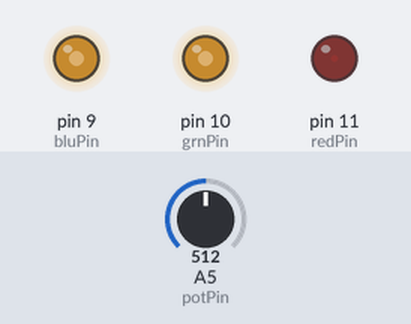
This sketch was run on a simulated Arduino Uno, built with avr-gcc and run on an emulated ATmega328P. On the bench: output pins drawn as LEDs (lit = HIGH). The test bench sets the inputs (shaded band); at power-on: A5 (potPin) = 512.

Above: at 1.2 s.
1.3 s: A5 (potPin) set to 331
At 2.5 s:
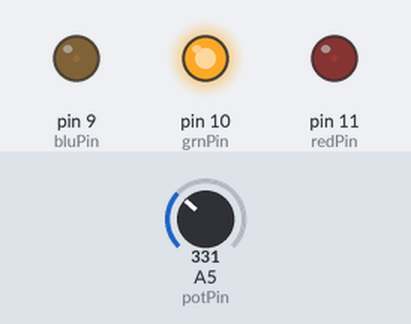
2.8 s: A5 (potPin) set to 511
At 3.8 s:
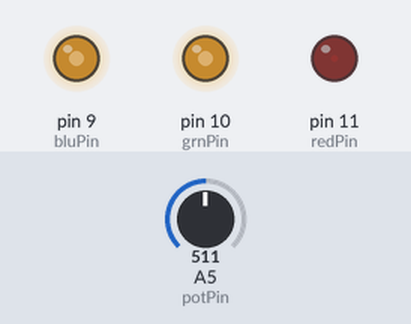
4.3 s: A5 (potPin) set to 692
At 4.9 s:
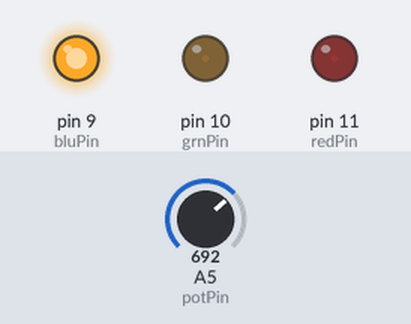
5.8 s: A5 (potPin) set to 900
At 6.1 s:
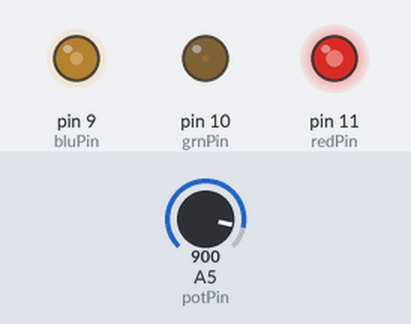
7.3 s: A5 (potPin) set to 1023
At 8.4 s:
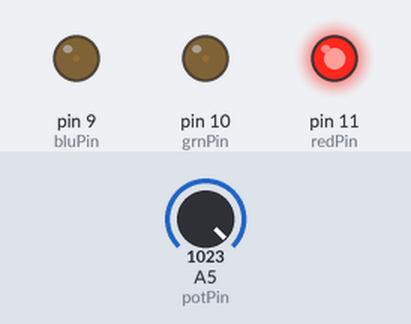
Timing chart, 0 to 9.8 s (numbered marks = the images above; inputs shaded):
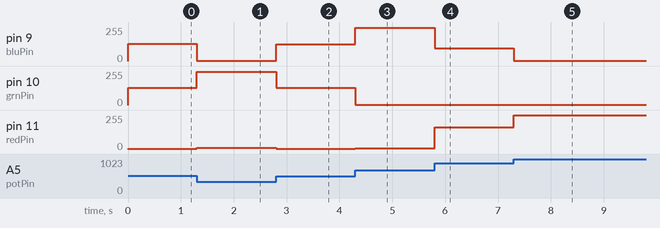

The sketch:

menorah.ino
```cpp
////int A = 7;
////int B = 4;
//////int potentiometerA = A4;
////int potentiometerB = A5;
////
////void setup() {
////  pinMode(A, OUTPUT);
////  pinMode(B, OUTPUT);
//////  pinMode(potentiometerA, INPUT);
////  pinMode(potentiometerB, INPUT);
////  Serial.begin(9600);
////}
////
////int valueToBit(int value) {
////
////}
////
////void loop() {
////  Serial.println(analogRead(potentiometerB));
////  Serial.println(bitRead(analogRead(potentiometerB), 9));
////}
//
//int trans = 7;
//
//// Output
//int redPin = 9;   // Red LED,   connected to digital pin 9
//int grnPin = 10;  // Green LED, connected to digital pin 10
//int bluPin = 11;  // Blue LED,  connected to digital pin 11
//
//// Color arrays
//int black[3]  = { 0, 0, 0 };
//int white[3]  = { 100, 100, 100 };
//int red[3]    = { 100, 0, 0 };
//int green[3]  = { 0, 100, 0 };
//int blue[3]   = { 0, 0, 100 };
//int yellow[3] = { 40, 95, 0 };
//int dimWhite[3] = { 30, 30, 30 };
//// etc.
//
//// Set initial color
//int redVal = black[0];
//int grnVal = black[1];
//int bluVal = black[2];
//
//int wait = 10;      // 10ms internal crossFade delay; increase for slower fades
//int hold = 0;       // Optional hold when a color is complete, before the next crossFade
//int DEBUG = 1;      // DEBUG counter; if set to 1, will write values back via serial
//int loopCount = 60; // How often should DEBUG report?
//int repeat = 3;     // How many times should we loop before stopping? (0 for no stop)
//int j = 0;          // Loop counter for repeat
//
//// Initialize color variables
//int prevR = redVal;
//int prevG = grnVal;
//int prevB = bluVal;
//
//// Set up the LED outputs
//void setup()
//{
//  pinMode(redPin, OUTPUT);   // sets the pins as output
//  pinMode(grnPin, OUTPUT);
//  pinMode(bluPin, OUTPUT);
//  pinMode(trans, OUTPUT);
//  digitalWrite(trans, HIGH);
//
//  if (DEBUG) {           // If we want to see values for debugging...
//    Serial.begin(9600);  // ...set up the serial ouput
//  }
//}
//
//// Main program: list the order of crossfades
////void loop()
////{
////  crossFade(red);
////  crossFade(green);
////  crossFade(blue);
////  crossFade(yellow);
////
////  if (repeat) { // Do we loop a finite number of times?
////    j += 1;
////    if (j >= repeat) { // Are we there yet?
////      exit(j);         // If so, stop.
////    }
////  }
////}
//
///* BELOW THIS LINE IS THE MATH -- YOU SHOULDN'T NEED TO CHANGE THIS FOR THE BASICS
//*
//* The program works like this:
//* Imagine a crossfade that moves the red LED from 0-10,
//*   the green from 0-5, and the blue from 10 to 7, in
//*   ten steps.
//*   We'd want to count the 10 steps and increase or
//*   decrease color values in evenly stepped increments.
//*   Imagine a + indicates raising a value by 1, and a -
//*   equals lowering it. Our 10 step fade would look like:
//*
//*   1 2 3 4 5 6 7 8 9 10
//* R + + + + + + + + + +
//* G   +   +   +   +   +
//* B     -     -     -
//*
//* The red rises from 0 to 10 in ten steps, the green from
//* 0-5 in 5 steps, and the blue falls from 10 to 7 in three steps.
//*
//* In the real program, the color percentages are converted to
//* 0-255 values, and there are 1020 steps (255*4).
//*
//* To figure out how big a step there should be between one up- or
//* down-tick of one of the LED values, we call calculateStep(),
//* which calculates the absolute gap between the start and end values,
//* and then divides that gap by 1020 to determine the size of the step
//* between adjustments in the value.
//*/
//
//int calculateStep(int prevValue, int endValue) {
//  int step = endValue - prevValue; // What's the overall gap?
//  if (step) {                      // If its non-zero,
//    step = 1020/step;              //   divide by 1020
//  }
//  return step;
//}
//
///* The next function is calculateVal. When the loop value, i,
//*  reaches the step size appropriate for one of the
//*  colors, it increases or decreases the value of that color by 1.
//*  (R, G, and B are each calculated separately.)
//*/
//
//int calculateVal(int step, int val, int i) {
//
//  if ((step) && i % step == 0) { // If step is non-zero and its time to change a value,
//    if (step > 0) {              //   increment the value if step is positive...
//      val += 1;
//    }
//    else if (step < 0) {         //   ...or decrement it if step is negative
//      val -= 1;
//    }
//  }
//  // Defensive driving: make sure val stays in the range 0-255
//  if (val > 255) {
//    val = 255;
//  }
//  else if (val < 0) {
//    val = 0;
//  }
//  return val;
//}

/* crossFade() converts the percentage colors to a
*  0-255 range, then loops 1020 times, checking to see if
*  the value needs to be updated each time, then writing
*  the color values to the correct pins.
*/

//void crossFade(int color[3]) {
//  // Convert to 0-255
//  int R = (color[0] * 255) / 100;
//  int G = (color[1] * 255) / 100;
//  int B = (color[2] * 255) / 100;
//
//  int stepR = calculateStep(prevR, R);
//  int stepG = calculateStep(prevG, G);
//  int stepB = calculateStep(prevB, B);
//
//  for (int i = 0; i <= 1020; i++) {
//    redVal = calculateVal(stepR, redVal, i);
//    grnVal = calculateVal(stepG, grnVal, i);
//    bluVal = calculateVal(stepB, bluVal, i);
//
//    analogWrite(redPin, redVal);   // Write current values to LED pins
//    analogWrite(grnPin, grnVal);
//    analogWrite(bluPin, bluVal);
//
//    delay(wait); // Pause for 'wait' milliseconds before resuming the loop
//
//    if (DEBUG) { // If we want serial output, print it at the
//      if (i == 0 or i % loopCount == 0) { // beginning, and every loopCount times
//        Serial.print("Loop/RGB: #");
//        Serial.print(i);
//        Serial.print(" | ");
//        Serial.print(redVal);
//        Serial.print(" / ");
//        Serial.print(grnVal);
//        Serial.print(" / ");
//        Serial.println(bluVal);
//      }
//      DEBUG += 1;
//    }
//  }
//  // Update current values for next loop
//  prevR = redVal;
//  prevG = grnVal;
//  prevB = bluVal;
//  delay(hold); // Pause for optional 'wait' milliseconds before resuming the loop
//}

/*
* Code for making one potentiometer control 3 LEDs, red, grn and blu, or one tri-color LED
* The program cross-fades from red to grn, grn to blu, and blu to red
* Clay Shirky <clay.shirky@nyu.edu>
*/

// INPUT: Potentiometer should be connected to 5V and GND
int potPin = A5; // Potentiometer output connected to analog pin 3
int potVal = 0; // Variable to store the input from the potentiometer

// OUTPUT: Use digital pins 9-11, the Pulse-width Modulation (PWM) pins
// LED's cathodes should be connected to digital GND
int redPin = 11;   // Red LED,   connected to digital pin 9
int grnPin = 10;  // Green LED, connected to digital pin 10
int bluPin = 9;  // Blue LED,  connected to digital pin 11

// Program variables
int redVal = 0;   // Variables to store the values to send to the pins
int grnVal = 0;
int bluVal = 0;

void setup()
{
  pinMode(redPin, OUTPUT);   // sets the pins as output
  pinMode(grnPin, OUTPUT);
  pinMode(bluPin, OUTPUT);
}

// Main program
void loop()
{
  potVal = analogRead(potPin);   // read the potentiometer value at the input pin

  if (potVal < 341)  // Lowest third of the potentiometer's range (0-340)
  {
    potVal = (potVal * 3) / 4; // Normalize to 0-255

    redVal = 256 - potVal;  // Red from full to off
    grnVal = potVal;        // Green from off to full
    bluVal = 1;             // Blue off
  }
  else if (potVal < 682) // Middle third of potentiometer's range (341-681)
  {
    potVal = ( (potVal-341) * 3) / 4; // Normalize to 0-255

    redVal = 1;            // Red off
    grnVal = 256 - potVal; // Green from full to off
    bluVal = potVal;       // Blue from off to full
  }
  else  // Upper third of potentiometer"s range (682-1023)
  {
    potVal = ( (potVal-683) * 3) / 4; // Normalize to 0-255

    redVal = potVal;       // Red from off to full
    grnVal = 1;            // Green off
    bluVal = 256 - potVal; // Blue from full to off
  }
  analogWrite(redPin, redVal);   // Write values to LED pins
  analogWrite(grnPin, grnVal);
  analogWrite(bluPin, bluVal);
}
```

Measured:
- after the input at 1.3 s, pin 9 (bluPin): 128/255 → 1/255 at once; pin 10 (grnPin): 128/255 → 248/255 at once; pin 11 (redPin): 1/255 → 8/255 at once
- after the input at 2.8 s, pin 9 (bluPin): 1/255 → 127/255 at once; pin 10 (grnPin): 248/255 → 129/255 at once; pin 11 (redPin): 8/255 → 1/255 at once
- after the input at 4.3 s, pin 9 (bluPin): 127/255 → 250/255 at once; pin 10 (grnPin): 129/255 → 1/255 at once; pin 11 (redPin): 1/255 → 6/255 at once
- after the input at 5.8 s, pin 9 (bluPin): 250/255 → 94/255 at once; pin 11 (redPin): 6/255 → 162/255 at once
- after the input at 7.3 s, pin 9 (bluPin): 94/255 → 1/255 at once; pin 11 (redPin): 162/255 → 255/255 at once
